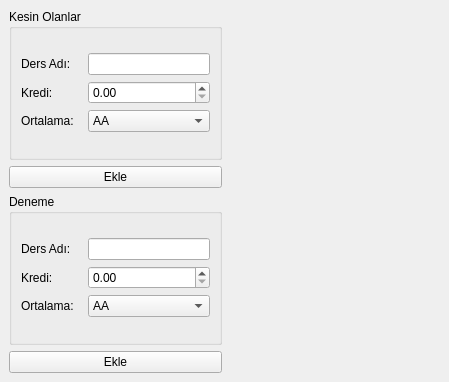
<?xml version="1.0" encoding="UTF-8"?>
<ui version="4.0">
 <class>MainWindow</class>
 <widget class="QMainWindow" name="MainWindow">
  <property name="geometry">
   <rect>
    <x>0</x>
    <y>0</y>
    <width>449</width>
    <height>382</height>
   </rect>
  </property>
  <property name="windowTitle">
   <string>MainWindow</string>
  </property>
  <widget class="QWidget" name="centralwidget">
   <layout class="QGridLayout" name="gridLayout_5">
    <item row="2" column="1">
     <widget class="QLabel" name="denemeLabel">
      <property name="text">
       <string/>
      </property>
     </widget>
    </item>
    <item row="3" column="0">
     <widget class="QPushButton" name="denemeEkle">
      <property name="text">
       <string>Ekle</string>
      </property>
     </widget>
    </item>
    <item row="0" column="0">
     <widget class="QGroupBox" name="groupBox">
      <property name="title">
       <string>Kesin Olanlar</string>
      </property>
      <layout class="QGridLayout" name="gridLayout_2">
       <item row="0" column="0">
        <layout class="QGridLayout" name="gridLayout">
         <item row="0" column="0">
          <widget class="QLabel" name="label_2">
           <property name="text">
            <string>Ders Adı:</string>
           </property>
          </widget>
         </item>
         <item row="0" column="1" colspan="2">
          <widget class="QLineEdit" name="kesinDersAd"/>
         </item>
         <item row="2" column="0">
          <widget class="QLabel" name="label_3">
           <property name="text">
            <string>Ortalama:</string>
           </property>
          </widget>
         </item>
         <item row="1" column="0">
          <widget class="QLabel" name="label">
           <property name="text">
            <string>Kredi:</string>
           </property>
          </widget>
         </item>
         <item row="1" column="1" colspan="2">
          <widget class="QDoubleSpinBox" name="kesinKredi"/>
         </item>
         <item row="2" column="1" colspan="2">
          <widget class="QComboBox" name="kesinOrtalama">
           <item>
            <property name="text">
             <string>AA</string>
            </property>
           </item>
           <item>
            <property name="text">
             <string>BA</string>
            </property>
           </item>
           <item>
            <property name="text">
             <string>BB</string>
            </property>
           </item>
           <item>
            <property name="text">
             <string>CB</string>
            </property>
           </item>
           <item>
            <property name="text">
             <string>CC</string>
            </property>
           </item>
           <item>
            <property name="text">
             <string>DC</string>
            </property>
           </item>
           <item>
            <property name="text">
             <string>DD</string>
            </property>
           </item>
           <item>
            <property name="text">
             <string>FD</string>
            </property>
           </item>
           <item>
            <property name="text">
             <string>FF</string>
            </property>
           </item>
          </widget>
         </item>
        </layout>
       </item>
      </layout>
     </widget>
    </item>
    <item row="2" column="0">
     <widget class="QGroupBox" name="groupBox_2">
      <property name="title">
       <string>Deneme</string>
      </property>
      <layout class="QGridLayout" name="gridLayout_3">
       <item row="0" column="0">
        <layout class="QGridLayout" name="gridLayout_4">
         <item row="0" column="0">
          <widget class="QLabel" name="label_4">
           <property name="text">
            <string>Ders Adı:</string>
           </property>
          </widget>
         </item>
         <item row="0" column="1" colspan="2">
          <widget class="QLineEdit" name="lineEdit_2"/>
         </item>
         <item row="2" column="0">
          <widget class="QLabel" name="label_5">
           <property name="text">
            <string>Ortalama:</string>
           </property>
          </widget>
         </item>
         <item row="1" column="0">
          <widget class="QLabel" name="label_6">
           <property name="text">
            <string>Kredi:</string>
           </property>
          </widget>
         </item>
         <item row="1" column="1" colspan="2">
          <widget class="QDoubleSpinBox" name="doubleSpinBox_2"/>
         </item>
         <item row="2" column="1" colspan="2">
          <widget class="QComboBox" name="comboBox_2">
           <item>
            <property name="text">
             <string>AA</string>
            </property>
           </item>
           <item>
            <property name="text">
             <string>BA</string>
            </property>
           </item>
           <item>
            <property name="text">
             <string>BB</string>
            </property>
           </item>
           <item>
            <property name="text">
             <string>CB</string>
            </property>
           </item>
           <item>
            <property name="text">
             <string>CC</string>
            </property>
           </item>
           <item>
            <property name="text">
             <string>DC</string>
            </property>
           </item>
           <item>
            <property name="text">
             <string>DD</string>
            </property>
           </item>
           <item>
            <property name="text">
             <string>FD</string>
            </property>
           </item>
           <item>
            <property name="text">
             <string>FF</string>
            </property>
           </item>
          </widget>
         </item>
        </layout>
       </item>
      </layout>
     </widget>
    </item>
    <item row="0" column="1">
     <widget class="QLabel" name="kesinLabel">
      <property name="text">
       <string/>
      </property>
     </widget>
    </item>
    <item row="1" column="0">
     <widget class="QPushButton" name="kesinEkle">
      <property name="text">
       <string>Ekle</string>
      </property>
     </widget>
    </item>
   </layout>
  </widget>
 </widget>
 <resources/>
 <connections/>
</ui>
